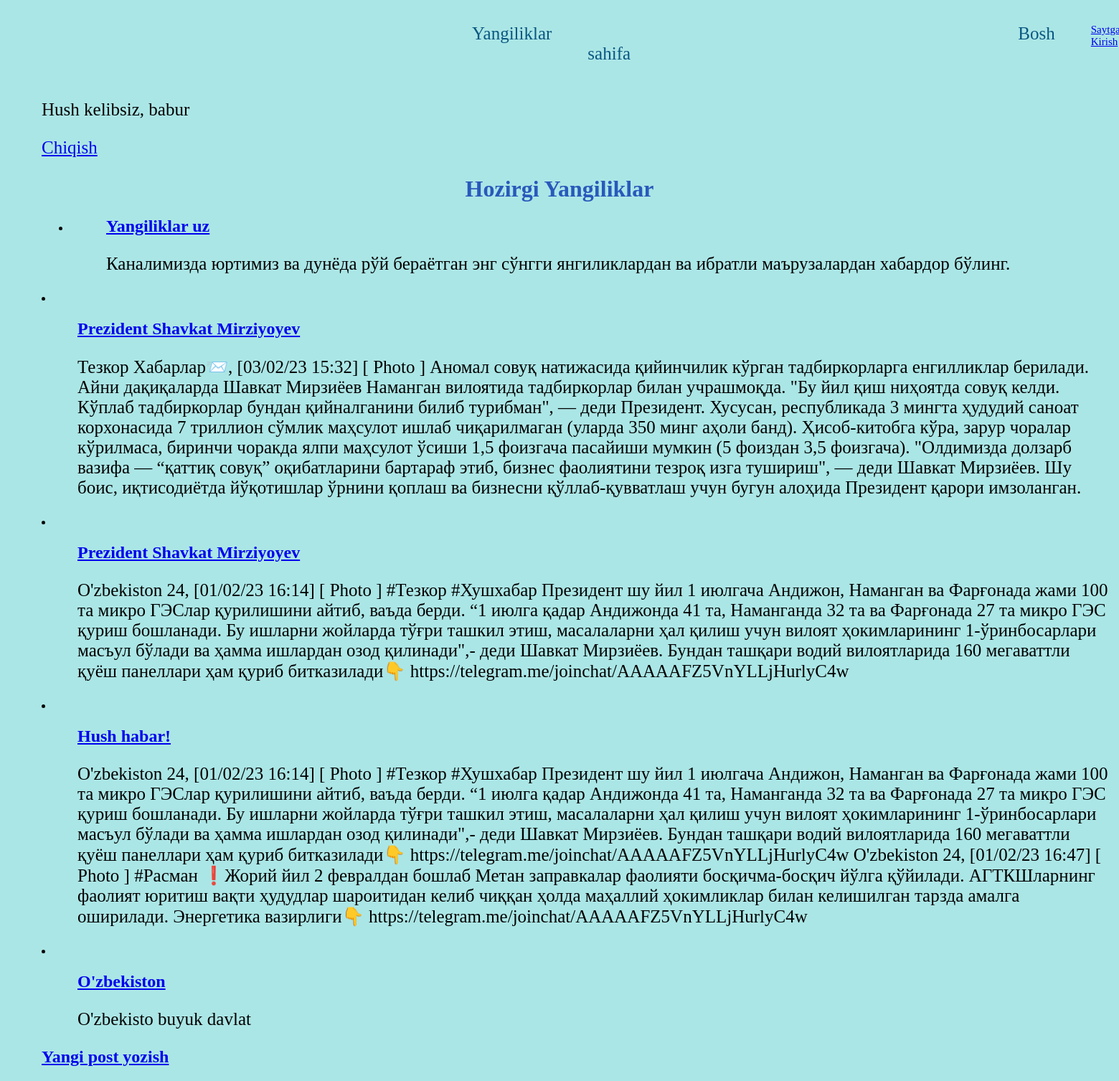
Screenshot of /home/ (signed in) with the database file from the repository.
### blog/models.py (models this page shows, shortened)
class Post(models.Model):
    title=models.CharField(max_length=150)
    author=models.ForeignKey(
        'auth.user',
        on_delete=models.CASCADE
    )
    body=models.TextField()

### blog/views.py (the view)
# urls.py: path('',HomePageViews.as_view(),name='homes'),
class HomePageViews(ListView):
    model=Post
    template_name='homes.html'

### templates/homes.html
{% extends 'base.html' %}
{% block content %}
<h1 class='hv'>Hozirgi Yangiliklar</h1>
<ul>
    {% for post in object_list %}
    <li><h2><a href="{% url 'post_detail' post.pk %}">{{ post.title }}</a></h2><p>{{ post.body }}</p>
</ul>
{% endfor %}
{% endblock content %}

### templates/base.html (shortened to what this page needs)
{% load static %}
<html lang="en">
    <head>
    <link rel="stylesheet" href="{% static 'css/base.css' %}">
    </head>
<body>
<header>
    <div class='divs'>
<p><a href="{% url 'homes' %}" class='hrg'>Yangiliklar</a></p>
<p><a href="{% url 'home' %}" class='hrg'>Bosh sahifa</a></p>
<p>
    <a href="{% url 'login' %}" class='hrj'>Saytga Kirish</a></p>
    </div>
</header>
{% if user.is_authenticated %}
    <p>Hush kelibsiz, {{ user.username }} </p>
    <p><a href="{% url 'logout' %}">Chiqish</a></p>
{% endif %}
<div>
    {% block content %}
    {% endblock content %}
</div>
<footer>
    <h2><a href="{% url 'blog_create' %}">Yangi post yozish</a></h2>
</footer>
</body>
</html>

### static/css/base.css (style rules this page uses)
* { background-color: rgb(171, 230, 230); }
h1 { text-align: center; color: rgb(40, 89, 187); }
p { margin-left: 50px; font-size: 25; font-family: italic; }
h2 { margin-left: 50px; font-family: serif; }
li { margin-left: 50px; }
.hv { margin-bottom: 20px; }
header { display: flex; }
.divs { display: flex; }
.hrg { text-decoration: none; margin-left: 600px; color: rgb(9, 87, 129); }
.hrj { font-size: 15px; }

### rows the page displays
Post: title "Yangiliklar uz", body "Каналимизда юртимиз ва дунёда рўй бераётган энг сўнгги янгиликлардан ва ибратли маърузалардан хабардор бўлинг."
Post: title "Prezident Shavkat Mirziyoyev", body "Тезкор Хабарлар📨, [03/02/23 15:32] [ Photo ] Аномал совуқ натижасида қийинчилик кўрган тадбиркорларга енгилликлар берилади. Айни дақиқаларда Шавкат Мирзиёев Наманган вилоятида тадбиркорлар билан учрашмоқда. \"Бу йил қиш ниҳоятда совуқ келди. Кўплаб тадбиркорлар бундан қийналганини билиб турибман\", — деди Президент. Хусусан, республикада 3 мингта ҳудудий саноат корхонасида 7 триллион сўмлик маҳсулот ишлаб чиқарилмаган (уларда 350 минг аҳоли банд). Ҳисоб-китобга кўра, зарур чоралар кўрилмаса, биринчи чоракда ялпи маҳсулот ўсиши 1,5 фоизгача пасайиши мумкин (5 фоиздан 3,5 фоизгача). \"Олдимизда долзарб вазифа — “қаттиқ совуқ” оқибатларини бартараф этиб, бизнес фаолиятини тезроқ изга тушириш\", —…"
Post: title "Prezident Shavkat Mirziyoyev", body "O'zbekiston 24, [01/02/23 16:14] [ Photo ] #Тезкор #Хушхабар Президент шу йил 1 июлгача Андижон, Наманган ва Фарғонада жами 100 та микро ГЭСлар қурилишини айтиб, ваъда берди. “1 июлга қадар Андижонда 41 та, Наманганда 32 та ва Фарғонада 27 та микро ГЭС қуриш бошланади. Бу ишларни жойларда тўғри ташкил этиш, масалаларни ҳал қилиш учун вилоят ҳокимларининг 1-ўринбосарлари масъул бўлади ва ҳамма ишлардан озод қилинади\",- деди Шавкат Мирзиёев. Бундан ташқари водий вилоятларида 160 мегаваттли қуёш панеллари ҳам қуриб битказилади👇 https://telegram.me/joinchat/AAAAAFZ5VnYLLjHurlyC4w"
Post: title "Hush habar!", body "O'zbekiston 24, [01/02/23 16:14] [ Photo ] #Тезкор #Хушхабар Президент шу йил 1 июлгача Андижон, Наманган ва Фарғонада жами 100 та микро ГЭСлар қурилишини айтиб, ваъда берди. “1 июлга қадар Андижонда 41 та, Наманганда 32 та ва Фарғонада 27 та микро ГЭС қуриш бошланади. Бу ишларни жойларда тўғри ташкил этиш, масалаларни ҳал қилиш учун вилоят ҳокимларининг 1-ўринбосарлари масъул бўлади ва ҳамма ишлардан озод қилинади\",- деди Шавкат Мирзиёев. Бундан ташқари водий вилоятларида 160 мегаваттли қуёш панеллари ҳам қуриб битказилади👇 https://telegram.me/joinchat/AAAAAFZ5VnYLLjHurlyC4w O'zbekiston 24, [01/02/23 16:47] [ Photo ] #Расман ❗️Жорий йил 2 февралдан бошлаб Метан заправкалар фаолияти…"
Post: title "O'zbekiston", body "O'zbekisto buyuk davlat"

### other values shown
{{ user.username }} "babur"
